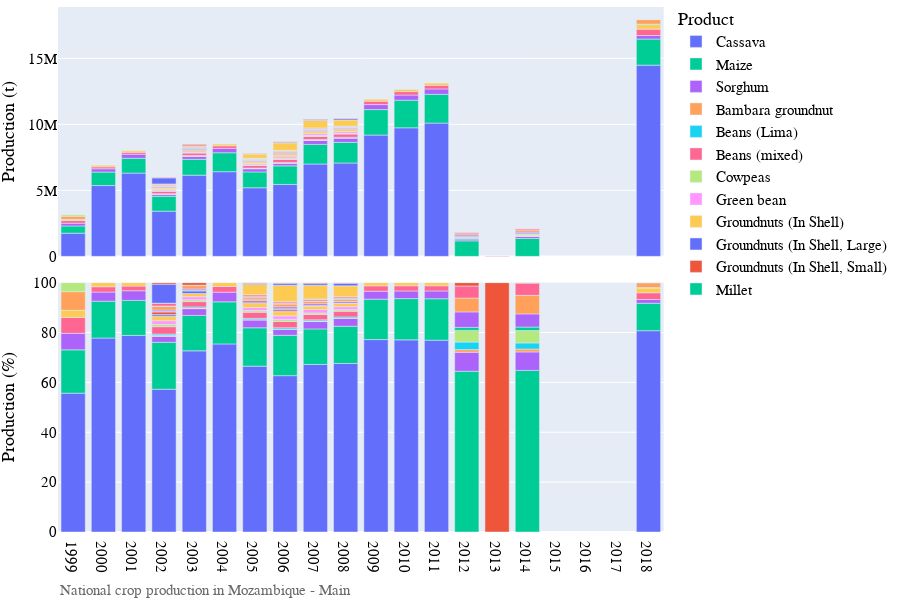

The notebook cell saved with this chart:
### Markdown cell above
# Visualization of production data

### Code cell
# Bar chart of national crop production
country_iso, country_name = 'MZ', 'Mozambique'
df = pd.read_csv('../data/crop/adm_crop_production_%s.csv' % country_iso, index_col=0)
df['year'] = df['harvest_year']
year = [df['year'].min(), df['year'].max()]
product_order = ['Cassava','Sweet Potatoes','Maize','Sorghum']
for season_name in ['Main']:
    footnote = 'National crop production in %s - %s' % (country_name, season_name)
    fn_save = '../figures/%s_bar_natgrainprod_%s.png' % (country_iso, season_name)
    sub = df[df['season_name'] == season_name]
    fig = PlotBarProduction(sub, year, product_order, footnote, fn_save)
    fig.show()

### Figure 1 — Plotly figure (JSON) as saved in the notebook; plotly's stock layout.template omitted (floating-point values rounded to 4 significant figures)
{"data": [{"alignmentgroup": "True", "hovertemplate": "product=Cassava<br>season_name=Main<br>type=orig_unit<br>year=%{x}<br>value=%{y}<extra></extra>", "legendgroup": "Cassava", "marker": {"color": "#636efa", "pattern": {"shape": ""}}, "name": "Cassava", "offsetgroup": "Cassava", "orientation": "v", "showlegend": true, "textposition": "auto", "type": "bar", "x": [1999, 2000, 2001, 2002, 2003, 2004, 2005, 2006, 2007, 2008, 2009, 2010, 2011, 2018], "xaxis": "x2", "y": [1756768, 5362000.0, 6305000.0, 3425000.0, 6150000.0, 6413000.0, 5195000.0, 5448000.0, 6995811, 7071311, 9185554, 9738066, 10093619, 14482700], "yaxis": "y2"}, {"alignmentgroup": "True", "hovertemplate": "product=Cassava<br>season_name=Main<br>type=percent<br>year=%{x}<br>value=%{y}<extra></extra>", "legendgroup": "Cassava", "marker": {"color": "#636efa", "pattern": {"shape": ""}}, "name": "Cassava", "offsetgroup": "Cassava", "orientation": "v", "showlegend": false, "textposition": "auto", "type": "bar", "x": [1999, 2000, 2001, 2002, 2003, 2004, 2005, 2006, 2007, 2008, 2009, 2010, 2011, 2018], "xaxis": "x", "y": [55.68, 77.77, 78.83, 57.26, 72.64, 75.42, 66.51, 62.69, 67.19, 67.59, 77.16, 77.05, 76.93, 80.72], "yaxis": "y"}, {"alignmentgroup": "True", "hovertemplate": "product=Maize<br>season_name=Main<br>type=orig_unit<br>year=%{x}<br>value=%{y}<extra></extra>", "legendgroup": "Maize", "marker": {"color": "#00cc96", "pattern": {"shape": ""}}, "name": "Maize", "offsetgroup": "Maize", "orientation": "v", "showlegend": true, "textposition": "auto", "type": "bar", "x": [1999, 2000, 2001, 2002, 2003, 2004, 2005, 2006, 2007, 2008, 2009, 2010, 2011, 2012, 2014, 2018], "xaxis": "x2", "y": [547713, 1019000.0, 1124000.0, 1126000.0, 1204000.0, 1435000.0, 1201000.0, 1406000.0, 1483900, 1563515, 1931528, 2089890, 2178842, 1177389, 1357221, 1973960], "yaxis": "y2"}, {"alignmentgroup": "True", "hovertemplate": "product=Maize<br>season_name=Main<br>type=percent<br>year=%{x}<br>value=%{y}<extra></extra>", "legendgroup": "Maize", "marker": {"color": "#00cc96", "pattern": {"shape": ""}}, "name": "Maize", "offsetgroup": "Maize", "orientation": "v", "showlegend": false, "textposition": "auto", "type": "bar", "x": [1999, 2000, 2001, 2002, 2003, 2004, 2005, 2006, 2007, 2008, 2009, 2010, 2011, 2012, 2014, 2018], "xaxis": "x", "y": [17.36, 14.78, 14.05, 18.81, 14.22, 16.87, 15.38, 16.18, 14.25, 14.94, 16.22, 16.54, 16.61, 64.46, 64.81, 11.0], "yaxis": "y"}, {"alignmentgroup": "True", "hovertemplate": "product=Sorghum<br>season_name=Main<br>type=orig_unit<br>year=%{x}<br>value=%{y}<extra></extra>", "legendgroup": "Sorghum", "marker": {"color": "#ab63fa", "pattern": {"shape": ""}}, "name": "Sorghum", "offsetgroup": "Sorghum", "orientation": "v", "showlegend": true, "textposition": "auto", "type": "bar", "x": [1999, 2000, 2001, 2002, 2003, 2004, 2005, 2006, 2007, 2008, 2009, 2010, 2011, 2012, 2014, 2018], "xaxis": "x2", "y": [208927, 252500.0, 308700.0, 138900.0, 229200.0, 330900.0, 243900.0, 201746, 306228, 321932, 378035, 388597, 409744, 139262, 155163, 270700], "yaxis": "y2"}, {"alignmentgroup": "True", "hovertemplate": "product=Sorghum<br>season_name=Main<br>type=percent<br>year=%{x}<br>value=%{y}<extra></extra>", "legendgroup": "Sorghum", "marker": {"color": "#ab63fa", "pattern": {"shape": ""}}, "name": "Sorghum", "offsetgroup": "Sorghum", "orientation": "v", "showlegend": false, "textposition": "auto", "type": "bar", "x": [1999, 2000, 2001, 2002, 2003, 2004, 2005, 2006, 2007, 2008, 2009, 2010, 2011, 2012, 2014, 2018], "xaxis": "x", "y": [6.622, 3.662, 3.86, 2.322, 2.708, 3.892, 3.124, 2.322, 2.941, 3.077, 3.175, 3.075, 3.123, 7.624, 7.409, 1.509], "yaxis": "y"}, {"alignmentgroup": "True", "hovertemplate": "product=Bambara groundnut<br>season_name=Main<br>type=orig_unit<br>year=%{x}<br>value=%{y}<extra></extra>", "legendgroup": "Bambara groundnut", "marker": {"color": "#FFA15A", "pattern": {"shape": ""}}, "name": "Bambara groundnut", "offsetgroup": "Bambara groundnut", "orientation": "v", "showlegend": true, "textposition": "auto", "type": "bar", "x": [2002, 2003, 2005, 2006, 2007, 2008, 2012, 2014], "xaxis": "x2", "y": [22471, 18412, 8984, 11609, 20249, 12630, 19351, 23901], "yaxis": "y2"}, {"alignmentgroup": "True", "hovertemplate": "product=Bambara groundnut<br>season_name=Main<br>type=percent<br>year=%{x}<br>value=%{y}<extra></extra>", "legendgroup": "Bambara groundnut", "marker": {"color": "#FFA15A", "pattern": {"shape": ""}}, "name": "Bambara groundnut", "offsetgroup": "Bambara groundnut", "orientation": "v", "showlegend": false, "textposition": "auto", "type": "bar", "x": [2002, 2003, 2005, 2006, 2007, 2008, 2012, 2014], "xaxis": "x", "y": [0.3756, 0.2175, 0.115, 0.1336, 0.1945, 0.1207, 1.059, 1.141], "yaxis": "y"}, {"alignmentgroup": "True", "hovertemplate": "product=Beans (Lima)<br>season_name=Main<br>type=orig_unit<br>year=%{x}<br>value=%{y}<extra></extra>", "legendgroup": "Beans (Lima)", "marker": {"color": "#19d3f3", "pattern": {"shape": ""}}, "name": "Beans (Lima)", "offsetgroup": "Beans (Lima)", "orientation": "v", "showlegend": true, "textposition": "auto", "type": "bar", "x": [2002, 2003, 2005, 2006, 2007, 2008, 2012, 2014], "xaxis": "x2", "y": [35683, 40989, 41205, 49628, 51960.0, 52661, 55297, 51584], "yaxis": "y2"}, {"alignmentgroup": "True", "hovertemplate": "product=Beans (Lima)<br>season_name=Main<br>type=percent<br>year=%{x}<br>value=%{y}<extra></extra>", "legendgroup": "Beans (Lima)", "marker": {"color": "#19d3f3", "pattern": {"shape": ""}}, "name": "Beans (Lima)", "offsetgroup": "Beans (Lima)", "orientation": "v", "showlegend": false, "textposition": "auto", "type": "bar", "x": [2002, 2003, 2005, 2006, 2007, 2008, 2012, 2014], "xaxis": "x", "y": [0.5965, 0.4842, 0.5276, 0.5712, 0.4991, 0.5033, 3.027, 2.463], "yaxis": "y"}, {"alignmentgroup": "True", "hovertemplate": "product=Beans (mixed)<br>season_name=Main<br>type=orig_unit<br>year=%{x}<br>value=%{y}<extra></extra>", "legendgroup": "Beans (mixed)", "marker": {"color": "#FF6692", "pattern": {"shape": ""}}, "name": "Beans (mixed)", "offsetgroup": "Beans (mixed)", "orientation": "v", "showlegend": true, "textposition": "auto", "type": "bar", "x": [1999, 2000, 2001, 2002, 2003, 2004, 2005, 2006, 2007, 2008, 2009, 2010, 2011, 2018], "xaxis": "x2", "y": [200483, 146400.0, 149800.0, 177400.0, 179600.0, 192800.0, 195600.0, 219100.0, 224596, 240267, 257381, 263771, 273035, 482220], "yaxis": "y2"}, {"alignmentgroup": "True", "hovertemplate": "product=Beans (mixed)<br>season_name=Main<br>type=percent<br>year=%{x}<br>value=%{y}<extra></extra>", "legendgroup": "Beans (mixed)", "marker": {"color": "#FF6692", "pattern": {"shape": ""}}, "name": "Beans (mixed)", "offsetgroup": "Beans (mixed)", "orientation": "v", "showlegend": false, "textposition": "auto", "type": "bar", "x": [1999, 2000, 2001, 2002, 2003, 2004, 2005, 2006, 2007, 2008, 2009, 2010, 2011, 2018], "xaxis": "x", "y": [6.355, 2.124, 1.873, 2.965, 2.121, 2.267, 2.505, 2.522, 2.157, 2.296, 2.162, 2.087, 2.081, 2.688], "yaxis": "y"}, {"alignmentgroup": "True", "hovertemplate": "product=Cowpeas<br>season_name=Main<br>type=orig_unit<br>year=%{x}<br>value=%{y}<extra></extra>", "legendgroup": "Cowpeas", "marker": {"color": "#B6E880", "pattern": {"shape": ""}}, "name": "Cowpeas", "offsetgroup": "Cowpeas", "orientation": "v", "showlegend": true, "textposition": "auto", "type": "bar", "x": [2002, 2003, 2005, 2006, 2007, 2008, 2012, 2014], "xaxis": "x2", "y": [53723, 63739, 48805, 71169, 62188, 62350, 85484, 103836], "yaxis": "y2"}, {"alignmentgroup": "True", "hovertemplate": "product=Cowpeas<br>season_name=Main<br>type=percent<br>year=%{x}<br>value=%{y}<extra></extra>", "legendgroup": "Cowpeas", "marker": {"color": "#B6E880", "pattern": {"shape": ""}}, "name": "Cowpeas", "offsetgroup": "Cowpeas", "orientation": "v", "showlegend": false, "textposition": "auto", "type": "bar", "x": [2002, 2003, 2005, 2006, 2007, 2008, 2012, 2014], "xaxis": "x", "y": [0.898, 0.7529, 0.6249, 0.8191, 0.5973, 0.5959, 4.68, 4.958], "yaxis": "y"}, {"alignmentgroup": "True", "hovertemplate": "product=Green bean<br>season_name=Main<br>type=orig_unit<br>year=%{x}<br>value=%{y}<extra></extra>", "legendgroup": "Green bean", "marker": {"color": "#FF97FF", "pattern": {"shape": ""}}, "name": "Green bean", "offsetgroup": "Green bean", "orientation": "v", "showlegend": true, "textposition": "auto", "type": "bar", "x": [2002, 2003, 2005, 2006, 2007, 2008], "xaxis": "x2", "y": [89400, 101900, 95700, 124300, 146300, 129200], "yaxis": "y2"}, {"alignmentgroup": "True", "hovertemplate": "product=Green bean<br>season_name=Main<br>type=percent<br>year=%{x}<br>value=%{y}<extra></extra>", "legendgroup": "Green bean", "marker": {"color": "#FF97FF", "pattern": {"shape": ""}}, "name": "Green bean", "offsetgroup": "Green bean", "orientation": "v", "showlegend": false, "textposition": "auto", "type": "bar", "x": [2002, 2003, 2005, 2006, 2007, 2008], "xaxis": "x", "y": [1.494, 1.204, 1.225, 1.431, 1.405, 1.235], "yaxis": "y"}, {"alignmentgroup": "True", "hovertemplate": "product=Groundnuts (In Shell)<br>season_name=Main<br>type=orig_unit<br>year=%{x}<br>value=%{y}<extra></extra>", "legendgroup": "Groundnuts (In Shell)", "marker": {"color": "#FECB52", "pattern": {"shape": ""}}, "name": "Groundnuts (In Shell)", "offsetgroup": "Groundnuts (In Shell)", "orientation": "v", "showlegend": true, "textposition": "auto", "type": "bar", "x": [1999, 2000, 2001, 2002, 2003, 2004, 2005, 2006, 2007, 2008, 2009, 2010, 2011, 2018], "xaxis": "x2", "y": [90777, 114500.0, 111200.0, 109800.0, 109900.0, 132100.0, 126200.0, 145600.0, 141500.0, 143510, 152251, 157685, 165372, 343240], "yaxis": "y2"}, {"alignmentgroup": "True", "hovertemplate": "product=Groundnuts (In Shell)<br>season_name=Main<br>type=percent<br>year=%{x}<br>value=%{y}<extra></extra>", "legendgroup": "Groundnuts (In Shell)", "marker": {"color": "#FECB52", "pattern": {"shape": ""}}, "name": "Groundnuts (In Shell)", "offsetgroup": "Groundnuts (In Shell)", "orientation": "v", "showlegend": false, "textposition": "auto", "type": "bar", "x": [1999, 2000, 2001, 2002, 2003, 2004, 2005, 2006, 2007, 2008, 2009, 2010, 2011, 2018], "xaxis": "x", "y": [2.877, 1.661, 1.39, 1.835, 1.298, 1.553, 1.616, 1.675, 1.359, 1.372, 1.279, 1.248, 1.26, 1.913], "yaxis": "y"}, {"alignmentgroup": "True", "hovertemplate": "product=Groundnuts (In Shell, Large)<br>season_name=Main<br>type=orig_unit<br>year=%{x}<br>value=%{y}<extra></extra>", "legendgroup": "Groundnuts (In Shell, Large)", "marker": {"color": "#636efa", "pattern": {"shape": ""}}, "name": "Groundnuts (In Shell, Large)", "offsetgroup": "Groundnuts (In Shell, Large)", "orientation": "v", "showlegend": true, "textposition": "auto", "type": "bar", "x": [2002, 2003, 2005, 2006], "xaxis": "x2", "y": [37679, 87015, 27372, 24675], "yaxis": "y2"}, {"alignmentgroup": "True", "hovertemplate": "product=Groundnuts (In Shell, Large)<br>season_name=Main<br>type=percent<br>year=%{x}<br>value=%{y}<extra></extra>", "legendgroup": "Groundnuts (In Shell, Large)", "marker": {"color": "#636efa", "pattern": {"shape": ""}}, "name": "Groundnuts (In Shell, Large)", "offsetgroup": "Groundnuts (In Shell, Large)", "orientation": "v", "showlegend": false, "textposition": "auto", "type": "bar", "x": [2002, 2003, 2005, 2006], "xaxis": "x", "y": [0.6298, 1.028, 0.3505, 0.284], "yaxis": "y"}, {"alignmentgroup": "True", "hovertemplate": "product=Groundnuts (In Shell, Small)<br>season_name=Main<br>type=orig_unit<br>year=%{x}<br>value=%{y}<extra></extra>", "legendgroup": "Groundnuts (In Shell, Small)", "marker": {"color": "#EF553B", "pattern": {"shape": ""}}, "name": "Groundnuts (In Shell, Small)", "offsetgroup": "Groundnuts (In Shell, Small)", "orientation": "v", "showlegend": true, "textposition": "auto", "type": "bar", "x": [2002, 2005, 2006], "xaxis": "x2", "y": [63309, 57254, 58898], "yaxis": "y2"}, {"alignmentgroup": "True", "hovertemplate": "product=Groundnuts (In Shell, Small)<br>season_name=Main<br>type=percent<br>year=%{x}<br>value=%{y}<extra></extra>", "legendgroup": "Groundnuts (In Shell, Small)", "marker": {"color": "#EF553B", "pattern": {"shape": ""}}, "name": "Groundnuts (In Shell, Small)", "offsetgroup": "Groundnuts (In Shell, Small)", "orientation": "v", "showlegend": false, "textposition": "auto", "type": "bar", "x": [2002, 2005, 2006], "xaxis": "x", "y": [1.058, 0.7331, 0.6778], "yaxis": "y"}, {"alignmentgroup": "True", "hovertemplate": "product=Millet<br>season_name=Main<br>type=orig_unit<br>year=%{x}<br>value=%{y}<extra></extra>", "legendgroup": "Millet", "marker": {"color": "#00cc96", "pattern": {"shape": ""}}, "name": "Millet", "offsetgroup": "Millet", "orientation": "v", "showlegend": true, "textposition": "auto", "type": "bar", "x": [2002, 2003, 2005, 2006, 2007, 2008, 2012, 2014, 2018], "xaxis": "x2", "y": [12183, 21609, 15285, 22363, 24815, 12170.0, 21944, 29332, 37160], "yaxis": "y2"}, {"alignmentgroup": "True", "hovertemplate": "product=Millet<br>season_name=Main<br>type=percent<br>year=%{x}<br>value=%{y}<extra></extra>", "legendgroup": "Millet", "marker": {"color": "#00cc96", "pattern": {"shape": ""}}, "name": "Millet", "offsetgroup": "Millet", "orientation": "v", "showlegend": false, "textposition": "auto", "type": "bar", "x": [2002, 2003, 2005, 2006, 2007, 2008, 2012, 2014, 2018], "xaxis": "x", "y": [0.2036, 0.2552, 0.1957, 0.2574, 0.2383, 0.1163, 1.201, 1.401, 0.2071], "yaxis": "y"}, {"alignmentgroup": "True", "hovertemplate": "product=Pigeon Peas<br>season_name=Main<br>type=orig_unit<br>year=%{x}<br>value=%{y}<extra></extra>", "legendgroup": "Pigeon Peas", "marker": {"color": "#ab63fa", "pattern": {"shape": ""}}, "name": "Pigeon Peas", "offsetgroup": "Pigeon Peas", "orientation": "v", "showlegend": true, "textposition": "auto", "type": "bar", "x": [2002, 2003, 2005, 2006, 2007, 2008, 2012, 2014], "xaxis": "x2", "y": [31774, 42588, 36427, 62272, 71493, 64091, 113453, 110579], "yaxis": "y2"}, {"alignmentgroup": "True", "hovertemplate": "product=Pigeon Peas<br>season_name=Main<br>type=percent<br>year=%{x}<br>value=%{y}<extra></extra>", "legendgroup": "Pigeon Peas", "marker": {"color": "#ab63fa", "pattern": {"shape": ""}}, "name": "Pigeon Peas", "offsetgroup": "Pigeon Peas", "orientation": "v", "showlegend": false, "textposition": "auto", "type": "bar", "x": [2002, 2003, 2005, 2006, 2007, 2008, 2012, 2014], "xaxis": "x", "y": [0.5311, 0.503, 0.4664, 0.7167, 0.6867, 0.6126, 6.211, 5.28], "yaxis": "y"}, {"alignmentgroup": "True", "hovertemplate": "product=Rice<br>season_name=Main<br>type=orig_unit<br>year=%{x}<br>value=%{y}<extra></extra>", "legendgroup": "Rice", "marker": {"color": "#FFA15A", "pattern": {"shape": ""}}, "name": "Rice", "offsetgroup": "Rice", "orientation": "v", "showlegend": true, "textposition": "auto", "type": "bar", "x": [1999, 2002, 2003, 2005, 2006, 2007, 2008, 2012, 2014, 2018], "xaxis": "x2", "y": [236130, 93362, 117491, 64634, 97610, 103007, 88177, 101551, 155743, 340803], "yaxis": "y2"}, {"alignmentgroup": "True", "hovertemplate": "product=Rice<br>season_name=Main<br>type=percent<br>year=%{x}<br>value=%{y}<extra></extra>", "legendgroup": "Rice", "marker": {"color": "#FFA15A", "pattern": {"shape": ""}}, "name": "Rice", "offsetgroup": "Rice", "orientation": "v", "showlegend": false, "textposition": "auto", "type": "bar", "x": [1999, 2002, 2003, 2005, 2006, 2007, 2008, 2012, 2014, 2018], "xaxis": "x", "y": [7.484, 1.561, 1.388, 0.8276, 1.123, 0.9894, 0.8428, 5.559, 7.437, 1.9], "yaxis": "y"}, {"alignmentgroup": "True", "hovertemplate": "product=Sesame Seed<br>season_name=Main<br>type=orig_unit<br>year=%{x}<br>value=%{y}<extra></extra>", "legendgroup": "Sesame Seed", "marker": {"color": "#19d3f3", "pattern": {"shape": ""}}, "name": "Sesame Seed", "offsetgroup": "Sesame Seed", "orientation": "v", "showlegend": true, "textposition": "auto", "type": "bar", "x": [2002, 2003, 2005, 2006, 2007, 2008], "xaxis": "x2", "y": [4232, 8556, 15119, 18355, 17605, 34601], "yaxis": "y2"}, {"alignmentgroup": "True", "hovertemplate": "product=Sesame Seed<br>season_name=Main<br>type=percent<br>year=%{x}<br>value=%{y}<extra></extra>", "legendgroup": "Sesame Seed", "marker": {"color": "#19d3f3", "pattern": {"shape": ""}}, "name": "Sesame Seed", "offsetgroup": "Sesame Seed", "orientation": "v", "showlegend": false, "textposition": "auto", "type": "bar", "x": [2002, 2003, 2005, 2006, 2007, 2008], "xaxis": "x", "y": [0.07074, 0.1011, 0.1936, 0.2112, 0.1691, 0.3307], "yaxis": "y"}, {"alignmentgroup": "True", "hovertemplate": "product=Spanish peanut<br>season_name=Main<br>type=orig_unit<br>year=%{x}<br>value=%{y}<extra></extra>", "legendgroup": "Spanish peanut", "marker": {"color": "#FF6692", "pattern": {"shape": ""}}, "name": "Spanish peanut", "offsetgroup": "Spanish peanut", "orientation": "v", "showlegend": true, "textposition": "auto", "type": "bar", "x": [2002, 2005, 2006, 2007, 2008, 2012, 2014], "xaxis": "x2", "y": [64359, 58264, 59895, 70093, 71168, 88156, 102133], "yaxis": "y2"}, {"alignmentgroup": "True", "hovertemplate": "product=Spanish peanut<br>season_name=Main<br>type=percent<br>year=%{x}<br>value=%{y}<extra></extra>", "legendgroup": "Spanish peanut", "marker": {"color": "#FF6692", "pattern": {"shape": ""}}, "name": "Spanish peanut", "offsetgroup": "Spanish peanut", "orientation": "v", "showlegend": false, "textposition": "auto", "type": "bar", "x": [2002, 2005, 2006, 2007, 2008, 2012, 2014], "xaxis": "x", "y": [1.076, 0.7461, 0.6893, 0.6732, 0.6802, 4.826, 4.877], "yaxis": "y"}, {"alignmentgroup": "True", "hovertemplate": "product=Sugarcane<br>season_name=Main<br>type=orig_unit<br>year=%{x}<br>value=%{y}<extra></extra>", "legendgroup": "Sugarcane", "marker": {"color": "#B6E880", "pattern": {"shape": ""}}, "name": "Sugarcane", "offsetgroup": "Sugarcane", "orientation": "v", "showlegend": true, "textposition": "auto", "type": "bar", "x": [1999], "xaxis": "x2", "y": [114156], "yaxis": "y2"}, {"alignmentgroup": "True", "hovertemplate": "product=Sugarcane<br>season_name=Main<br>type=percent<br>year=%{x}<br>value=%{y}<extra></extra>", "legendgroup": "Sugarcane", "marker": {"color": "#B6E880", "pattern": {"shape": ""}}, "name": "Sugarcane", "offsetgroup": "Sugarcane", "orientation": "v", "showlegend": false, "textposition": "auto", "type": "bar", "x": [1999], "xaxis": "x", "y": [3.618], "yaxis": "y"}, {"alignmentgroup": "True", "hovertemplate": "product=Sunflower Seed<br>season_name=Main<br>type=orig_unit<br>year=%{x}<br>value=%{y}<extra></extra>", "legendgroup": "Sunflower Seed", "marker": {"color": "#FF97FF", "pattern": {"shape": ""}}, "name": "Sunflower Seed", "offsetgroup": "Sunflower Seed", "orientation": "v", "showlegend": true, "textposition": "auto", "type": "bar", "x": [2002, 2003, 2005, 2006, 2007, 2008], "xaxis": "x2", "y": [3358.0, 3929, 1061, 2138, 5957, 3279], "yaxis": "y2"}, {"alignmentgroup": "True", "hovertemplate": "product=Sunflower Seed<br>season_name=Main<br>type=percent<br>year=%{x}<br>value=%{y}<extra></extra>", "legendgroup": "Sunflower Seed", "marker": {"color": "#FF97FF", "pattern": {"shape": ""}}, "name": "Sunflower Seed", "offsetgroup": "Sunflower Seed", "orientation": "v", "showlegend": false, "textposition": "auto", "type": "bar", "x": [2002, 2003, 2005, 2006, 2007, 2008], "xaxis": "x", "y": [0.05613, 0.04641, 0.01359, 0.02461, 0.05722, 0.03134], "yaxis": "y"}, {"alignmentgroup": "True", "hovertemplate": "product=Sweet Potatoes (Non-Orange)<br>season_name=Main<br>type=orig_unit<br>year=%{x}<br>value=%{y}<extra></extra>", "legendgroup": "Sweet Potatoes (Non-Orange)", "marker": {"color": "#FECB52", "pattern": {"shape": ""}}, "name": "Sweet Potatoes (Non-Orange)", "offsetgroup": "Sweet Potatoes (Non-Orange)", "orientation": "v", "showlegend": true, "textposition": "auto", "type": "bar", "x": [2005, 2006, 2007, 2008], "xaxis": "x2", "y": [322300.0, 577000.0, 577500.0, 458500.0], "yaxis": "y2"}, {"alignmentgroup": "True", "hovertemplate": "product=Sweet Potatoes (Non-Orange)<br>season_name=Main<br>type=percent<br>year=%{x}<br>value=%{y}<extra></extra>", "legendgroup": "Sweet Potatoes (Non-Orange)", "marker": {"color": "#FECB52", "pattern": {"shape": ""}}, "name": "Sweet Potatoes (Non-Orange)", "offsetgroup": "Sweet Potatoes (Non-Orange)", "orientation": "v", "showlegend": false, "textposition": "auto", "type": "bar", "x": [2005, 2006, 2007, 2008], "xaxis": "x", "y": [4.127, 6.641, 5.547, 4.382], "yaxis": "y"}, {"alignmentgroup": "True", "hovertemplate": "product=Sweet Potatoes (Orange)<br>season_name=Main<br>type=orig_unit<br>year=%{x}<br>value=%{y}<extra></extra>", "legendgroup": "Sweet Potatoes (Orange)", "marker": {"color": "#636efa", "pattern": {"shape": ""}}, "name": "Sweet Potatoes (Orange)", "offsetgroup": "Sweet Potatoes (Orange)", "orientation": "v", "showlegend": true, "textposition": "auto", "type": "bar", "x": [2002, 2005, 2006, 2007, 2008], "xaxis": "x2", "y": [456337, 28580.0, 64220.0, 77090.0, 102351], "yaxis": "y2"}, {"alignmentgroup": "True", "hovertemplate": "product=Sweet Potatoes (Orange)<br>season_name=Main<br>type=percent<br>year=%{x}<br>value=%{y}<extra></extra>", "legendgroup": "Sweet Potatoes (Orange)", "marker": {"color": "#636efa", "pattern": {"shape": ""}}, "name": "Sweet Potatoes (Orange)", "offsetgroup": "Sweet Potatoes (Orange)", "orientation": "v", "showlegend": false, "textposition": "auto", "type": "bar", "x": [2002, 2005, 2006, 2007, 2008], "xaxis": "x", "y": [7.628, 0.366, 0.7391, 0.7404, 0.9782], "yaxis": "y"}, {"alignmentgroup": "True", "hovertemplate": "product=Virginia peanut<br>season_name=Main<br>type=orig_unit<br>year=%{x}<br>value=%{y}<extra></extra>", "legendgroup": "Virginia peanut", "marker": {"color": "#EF553B", "pattern": {"shape": ""}}, "name": "Virginia peanut", "offsetgroup": "Virginia peanut", "orientation": "v", "showlegend": true, "textposition": "auto", "type": "bar", "x": [2002, 2003, 2005, 2006, 2007, 2008, 2012, 2013, 2014], "xaxis": "x2", "y": [37715, 87464, 27410, 24726, 31220, 31028, 24756, 33210, 4782], "yaxis": "y2"}, {"alignmentgroup": "True", "hovertemplate": "product=Virginia peanut<br>season_name=Main<br>type=percent<br>year=%{x}<br>value=%{y}<extra></extra>", "legendgroup": "Virginia peanut", "marker": {"color": "#EF553B", "pattern": {"shape": ""}}, "name": "Virginia peanut", "offsetgroup": "Virginia peanut", "orientation": "v", "showlegend": false, "textposition": "auto", "type": "bar", "x": [2002, 2003, 2005, 2006, 2007, 2008, 2012, 2013, 2014], "xaxis": "x", "y": [0.6304, 1.033, 0.351, 0.2846, 0.2999, 0.2966, 1.355, 100, 0.2283], "yaxis": "y"}, {"alignmentgroup": "True", "hovertemplate": "product=Wheat<br>season_name=Main<br>type=orig_unit<br>year=%{x}<br>value=%{y}<extra></extra>", "legendgroup": "Wheat", "marker": {"color": "#00cc96", "pattern": {"shape": ""}}, "name": "Wheat", "offsetgroup": "Wheat", "orientation": "v", "showlegend": true, "textposition": "auto", "type": "bar", "x": [2018], "xaxis": "x2", "y": [10580], "yaxis": "y2"}, {"alignmentgroup": "True", "hovertemplate": "product=Wheat<br>season_name=Main<br>type=percent<br>year=%{x}<br>value=%{y}<extra></extra>", "legendgroup": "Wheat", "marker": {"color": "#00cc96", "pattern": {"shape": ""}}, "name": "Wheat", "offsetgroup": "Wheat", "orientation": "v", "showlegend": false, "textposition": "auto", "type": "bar", "x": [2018], "xaxis": "x", "y": [0.05897], "yaxis": "y"}], "layout": {"annotations": [{"showarrow": false, "text": "", "textangle": 90, "x": 0.98, "xanchor": "left", "xref": "paper", "y": 0.2375, "yanchor": "middle", "yref": "paper"}, {"showarrow": false, "text": "", "textangle": 90, "x": 0.98, "xanchor": "left", "xref": "paper", "y": 0.7625, "yanchor": "middle", "yref": "paper"}, {"align": "left", "font": {"color": "dimgrey", "family": "arial", "size": 15}, "showarrow": false, "text": "National crop production in Mozambique - Main", "x": 0, "xref": "paper", "y": -0.13, "yref": "paper"}], "barmode": "relative", "font": {"color": "black", "family": "arial", "size": 15}, "height": 600, "legend": {"title": {"text": "Product"}, "tracegroupgap": 0, "x": 1, "y": 1.01}, "margin": {"b": 0, "l": 0, "r": 0, "t": 0}, "width": 900, "xaxis": {"anchor": "y", "domain": [0, 0.98], "dtick": 1, "range": [1998.0, 2018.0], "title": {"text": ""}}, "xaxis2": {"anchor": "y2", "domain": [0, 0.98], "matches": "x", "showticklabels": false}, "yaxis": {"anchor": "x", "domain": [0, 0.475], "range": [0, 100], "title": {"text": "Production (%)"}}, "yaxis2": {"anchor": "x2", "domain": [0.525, 1], "title": {"text": "Production (t)"}}}}
